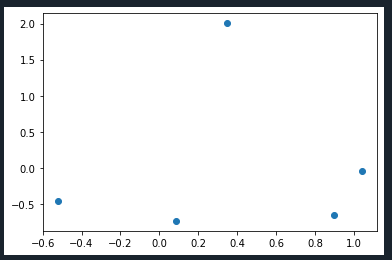

Source code (Python):
import matplotlib.pyplot as plt
import numpy as np
x = np.random.randn(5)
y = np.random.randn(5)
plt.scatter(x,y)
plt.show()
